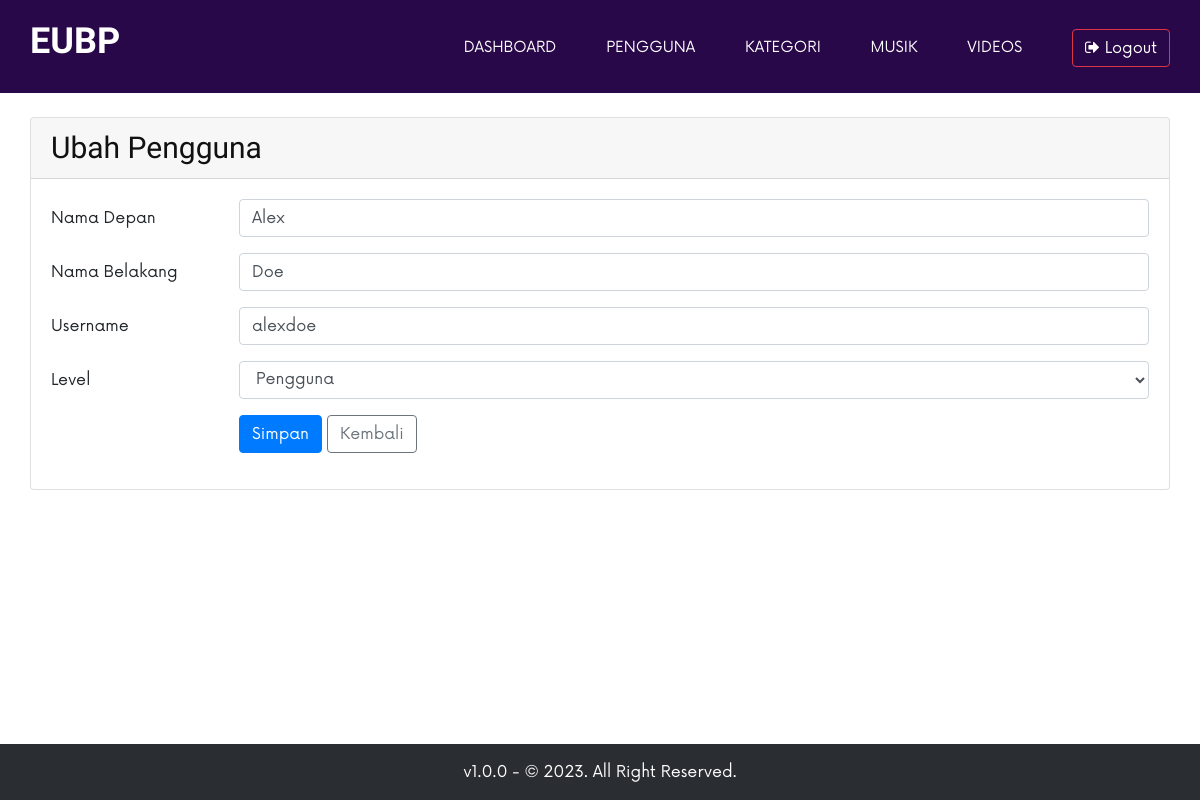
/app/admin/edit-users.php?id=2 (signed in), run on the app's committed database.
### tables this page shows
CREATE TABLE `users` (
  `id` int(11) NOT NULL,
  `first_name` varchar(50) NOT NULL,
  `last_name` varchar(50) DEFAULT NULL,
  `username` varchar(50) NOT NULL,
  `password` varchar(255) NOT NULL,
  `level` enum('Admin','Pengguna') NOT NULL
);

### app/admin/edit-users.php (called while the page is built, shortened)
<?php
require('../../config/koneksi.php');
if(isset($_POST['submit'])) {
    $firstName 	= $_POST['first_name'];
    $lastName 	= $_POST['last_name'];
    $username 	= replaceUsername($_POST['username']);
    $level      = $_POST['level'];
    $sql = "UPDATE users
					SET first_name  = '{$firstName}',
						last_name   = '{$lastName}',
                        username    = '{$username}',
                        level       = '{$level}'
					WHERE id ='{$_GET['id']}'";
    $query = mysqli_query($DB_CONNECTION, $sql);
    header('Location: users.php');
} else {
    $sql = "SELECT * FROM users WHERE id = '{$_GET['id']}';";
	$query = mysqli_query($DB_CONNECTION, $sql);
    $data = mysqli_fetch_array($query);
}
require('views/edit-users.view.php');

### app/admin/views/edit-users.view.php (the view, shortened to what this page needs)
<!DOCTYPE html>
<html lang="en">
  <head>
    <link rel="stylesheet" href="../../css/bootstrap.min.css" type="text/css" />
    <link rel="stylesheet" href="../../css/font-awesome.min.css" type="text/css" />
    <link rel="stylesheet" href="../../css/barfiller.css" type="text/css" />
    <link rel="stylesheet" href="../../css/nowfont.css" type="text/css" />
    <link rel="stylesheet" href="../../css/rockville.css" type="text/css" />
    <link rel="stylesheet" href="../../css/magnific-popup.css" type="text/css" />
    <link rel="stylesheet" href="../../css/owl.carousel.min.css" type="text/css" />
    <link rel="stylesheet" href="../../css/slicknav.min.css" type="text/css" />
    <link rel="stylesheet" href="../../css/style.css" type="text/css" />
    <link rel="stylesheet" href="//cdn.datatables.net/1.13.4/css/jquery.dataTables.min.css">
  </head>
<body>
<?php require('partials/navbar.php'); ?>
<section class="musik mt-4">
    <div class="container">
        <div class="row">
            <div class="col-12">
                <div class="card">
                    <div class="card-header">
                        <div class="row">
                            <div class="col-6">
                                <h3>Ubah Pengguna</h3>
                            </div>
                        </div>
                    </div>
                    <div class="card-body">
                        <form action="edit-users.php?id=<?php echo $_GET['id'] ?>" method="POST">
                            <div class="form-group row">
                                <label for="firstName" class="col-sm-2 col-form-label">Nama Depan</label>
                                <div class="col-sm-10">
                                <input type="text" name="first_name" class="form-control" id="firstName" placeholder="Nama Depan" value="<?php echo $data['first_name'] ?>" required>
                                </div>
                            </div>
                            <div class="form-group row">
                                <label for="lastName" class="col-sm-2 col-form-label">Nama Belakang</label>
                                <div class="col-sm-10">
                                <input type="text" name="last_name" class="form-control" id="lastName" placeholder="Nama Belakang" value="<?php echo $data['last_name'] ?>">
                                </div>
                            </div>
                            <div class="form-group row">
                                <label for="username" class="col-sm-2 col-form-label">Username</label>
                                <div class="col-sm-10">
                                <input type="text" name="username" class="form-control" id="username" placeholder="Username" value="<?php echo $data['username'] ?>"  required>
                                </div>
                            </div>
                            <div class="form-group row">
                                <label for="level" class="col-sm-2 col-form-label">Level</label>
                                <div class="col-sm-10">
                                    <select name="level" id="level" class="form-control" required>
                                        <option value="pengguna"  <?php echo ($data['level'] == 'Pengguna') ? 'selected' : ''; ?>>Pengguna </option>
                                    </select>
                                </div>
                            </div>
                            <div class="form-group row">
                                <label for="category" class="col-sm-2 col-form-label"></label>
                                <div class="col-sm-10">
                                    <input type="submit" name="submit" value="Simpan" class="btn btn-primary">
                                    <a href="users.php" class="btn btn-outline-secondary">Kembali</a>
                                </div>
                            </div>
                            </form>
                    </div>
                </div>
            </div>
        </div>
    </div>
</section>
<?php require('partials/footer.php'); ?>
  </body>
</html>

### css/style.css (style rules this page uses)
html, body { height: 100%; font-family: "Now Regular"; -webkit-font-smoothing: antialiased; }
h1, h2, h3, h4, h5, h6 { margin: 0; color: #111111; font-weight: 400; font-family: "Rajdhani", sans-serif; }
h3 { font-size: 30px; }
@media only screen and (min-width: 1200px) { .container { max-width: 1170px; } }

### data on the page
users: first_name "Alex", last_name "Doe", username "alexdoe", level "Pengguna"

### other printed values
$_SITE_NAME_LOGO "EUBP"
$_SITE_CREDIT "v1.0.0 - © 2023. All Right Reserved."
